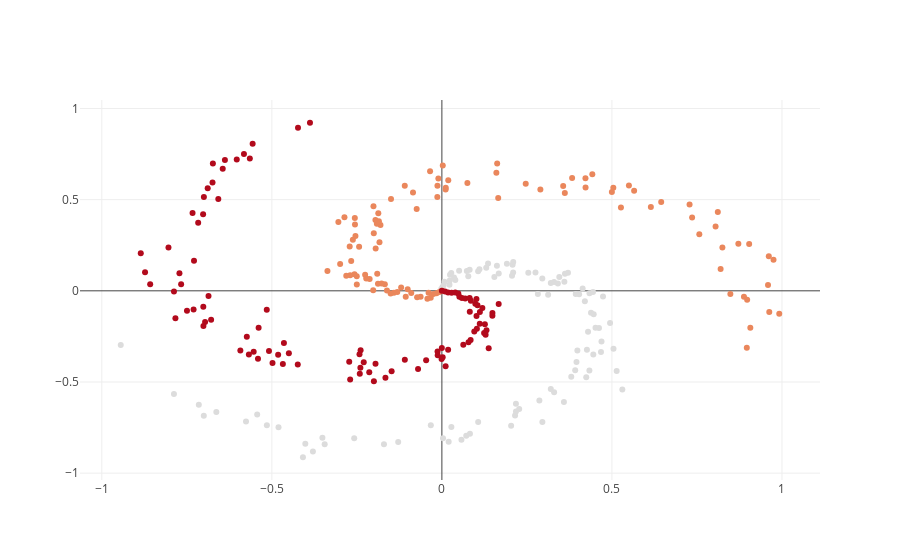

Source (notebook cell):
### Code cell
#Lets plot
trace = go.Scatter(
    x = X[:,0],
    y= X[:,1], 
    mode='markers', # similar to geom_point
    marker = dict(  # feels similar to aes
        color = y 
    )
)
data = [trace]
py.iplot({"data":data})

### Figure 1 — Plotly figure (JSON) as saved in the notebook; plotly's stock layout.template omitted (floating-point values rounded to 4 significant figures; data arrays with more than 128 entries replaced by an {"elided": "..."} marker saying what was removed)
{"data": [{"marker": {"color": {"elided": "300 int values"}}, "mode": "markers", "type": "scatter", "x": {"elided": "300 float values"}, "y": {"elided": "300 float values"}}], "layout": {}}
